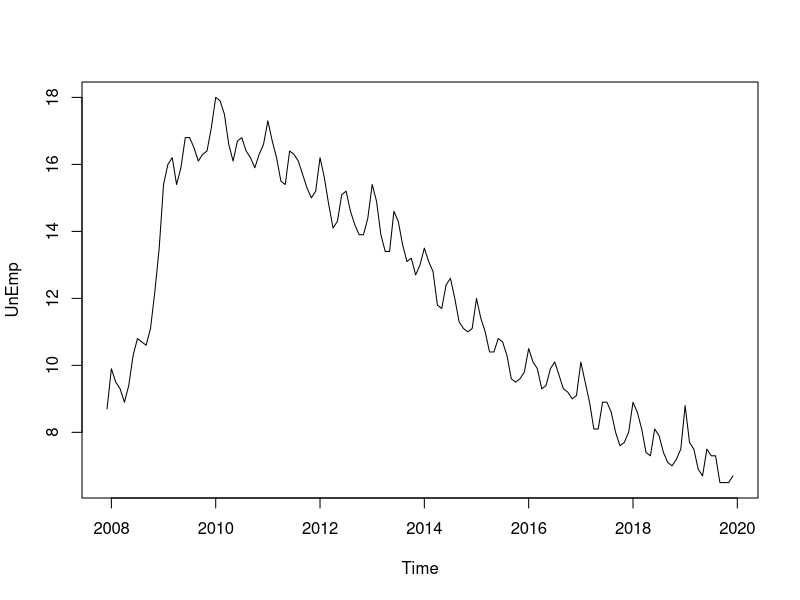
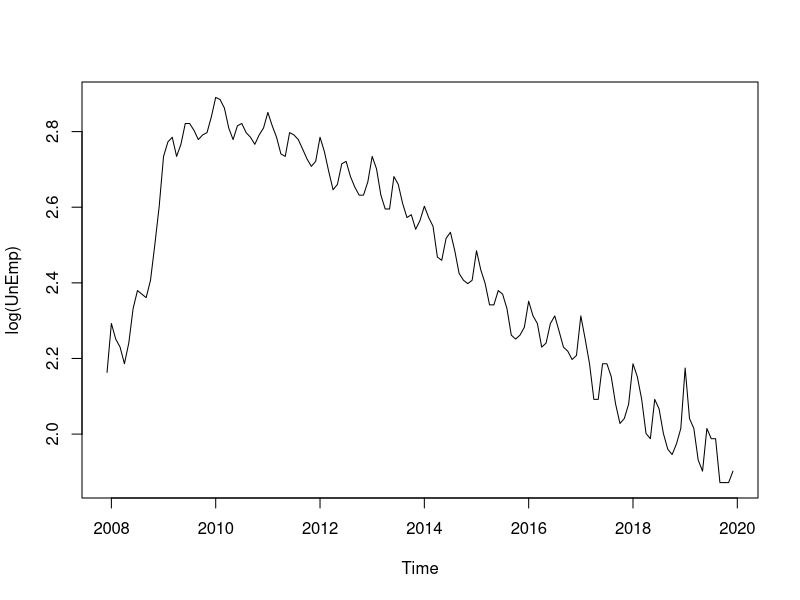
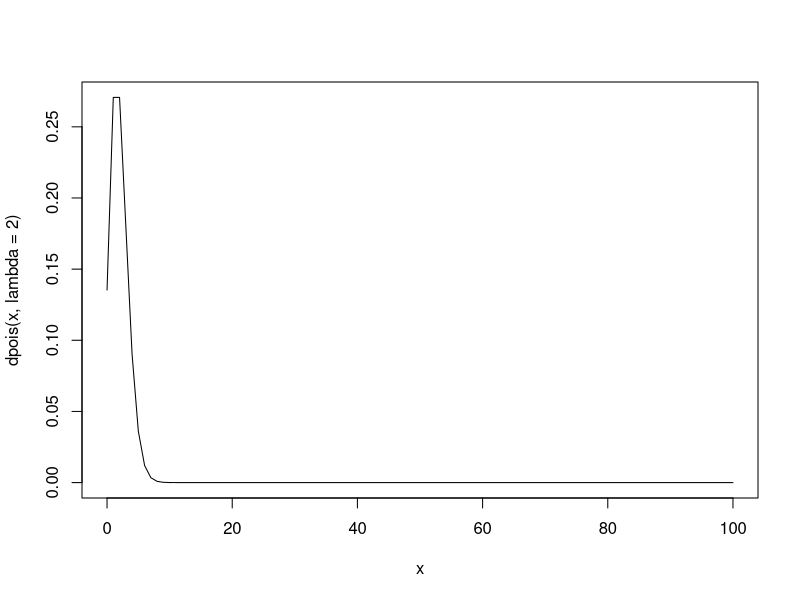
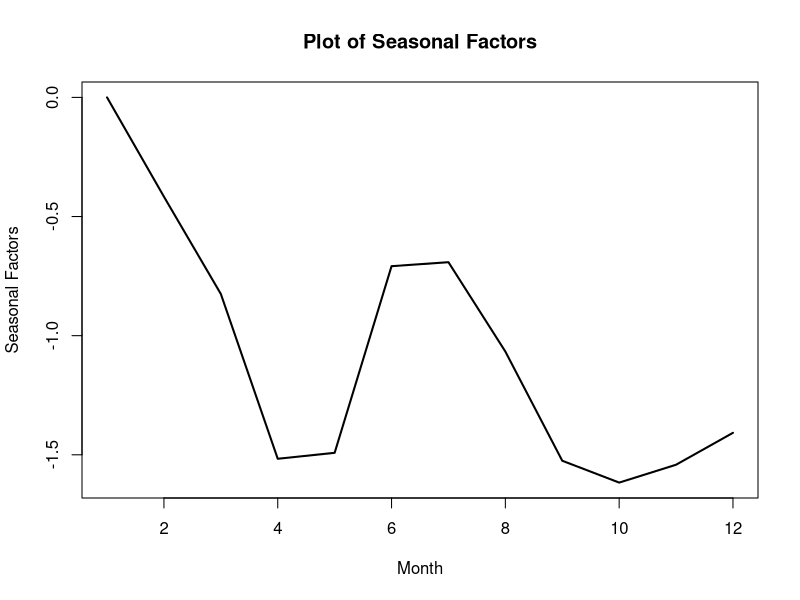
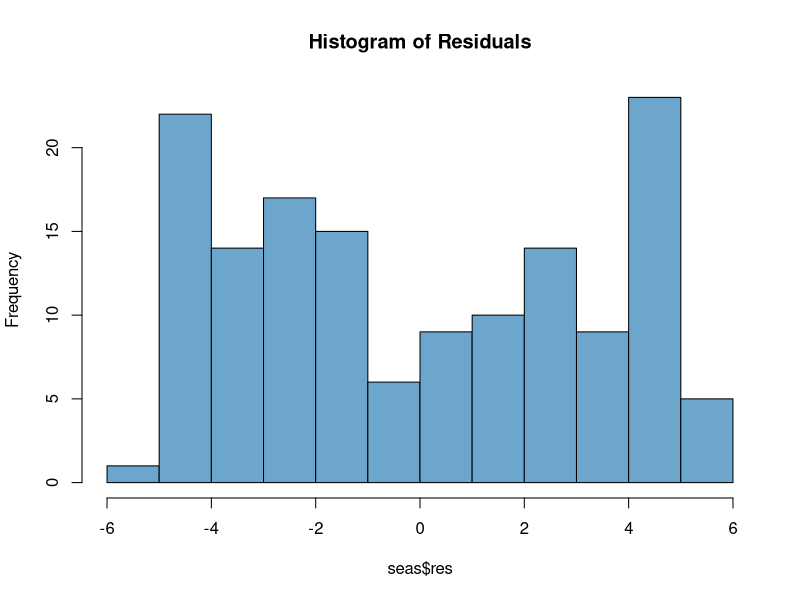

These charts were generated, in order, by the following R code:
## ---- chunk 1
rm(list=ls())
z<-read.csv('rawdata.csv', skip = 0, header = TRUE)

z=z[-(1:167),]
print(z)
names(z)[[2]]="Underemployment"
#print(z)
UnEmp=ts(z$Underemployment,start=c(2007,12),freq=12)
plot(UnEmp)
diffUnEmp=lag(UnEmp)-UnEmp
UnEmp
diffUnEmp
#plot(UnEmp-dynlm::L(UnEmp))
plot(log(UnEmp))
curve(dpois(x,lambda=2),from=0,to=100)
## ---- chunk 2
suppressPackageStartupMessages(library(forecast))
seas=tslm(UnEmp~season)
seas
## ---- chunk 3
seas_factors=seas$coef
seas_factors[1]=0
names(seas_factors)[1]='season1'
plot(seas_factors,type='l',ylab='Seasonal Factors', xlab="Month",lwd=2, main="Plot of Seasonal Factors")
## ---- chunk 4
hist(seas$res,main="Histogram of Residuals",col="skyblue3")
